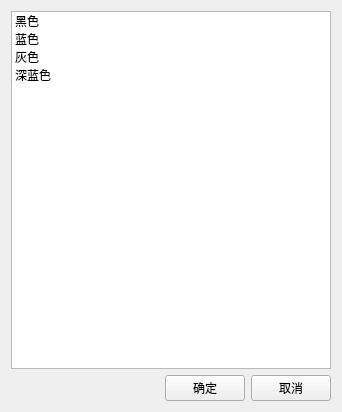
<?xml version="1.0" encoding="UTF-8"?>
<ui version="4.0">
 <class>CSkinWidget</class>
 <widget class="QWidget" name="CSkinWidget">
  <property name="geometry">
   <rect>
    <x>0</x>
    <y>0</y>
    <width>342</width>
    <height>412</height>
   </rect>
  </property>
  <property name="windowTitle">
   <string>Form</string>
  </property>
  <layout class="QVBoxLayout" name="verticalLayout">
   <item>
    <widget class="QListWidget" name="listWidget">
     <item>
      <property name="text">
       <string>黑色</string>
      </property>
     </item>
     <item>
      <property name="text">
       <string>蓝色</string>
      </property>
     </item>
     <item>
      <property name="text">
       <string>灰色</string>
      </property>
     </item>
     <item>
      <property name="text">
       <string>深蓝色</string>
      </property>
     </item>
    </widget>
   </item>
   <item>
    <layout class="QHBoxLayout" name="horizontalLayout">
     <item>
      <spacer name="horizontalSpacer">
       <property name="orientation">
        <enum>Qt::Horizontal</enum>
       </property>
       <property name="sizeHint" stdset="0">
        <size>
         <width>40</width>
         <height>20</height>
        </size>
       </property>
      </spacer>
     </item>
     <item>
      <widget class="QPushButton" name="btnOk">
       <property name="text">
        <string>确定</string>
       </property>
      </widget>
     </item>
     <item>
      <widget class="QPushButton" name="btnCancel">
       <property name="text">
        <string>取消</string>
       </property>
      </widget>
     </item>
    </layout>
   </item>
  </layout>
 </widget>
 <resources/>
 <connections/>
</ui>
